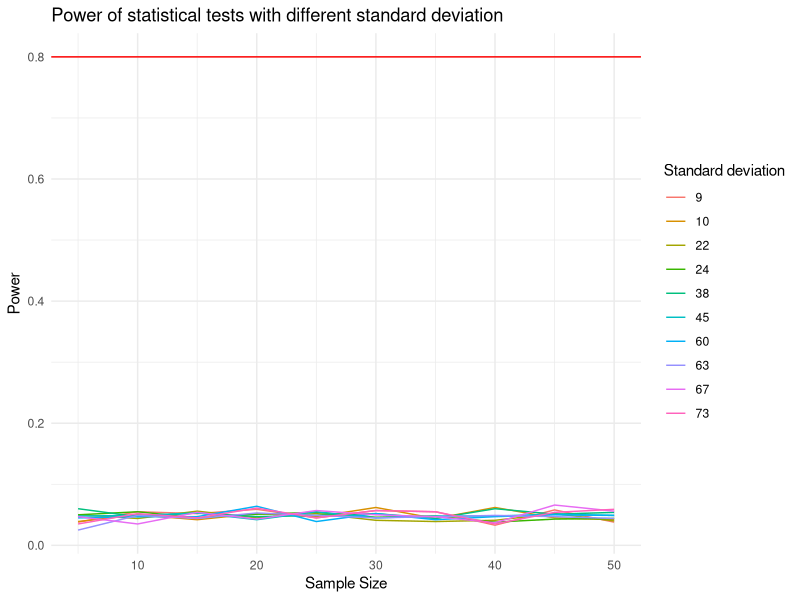
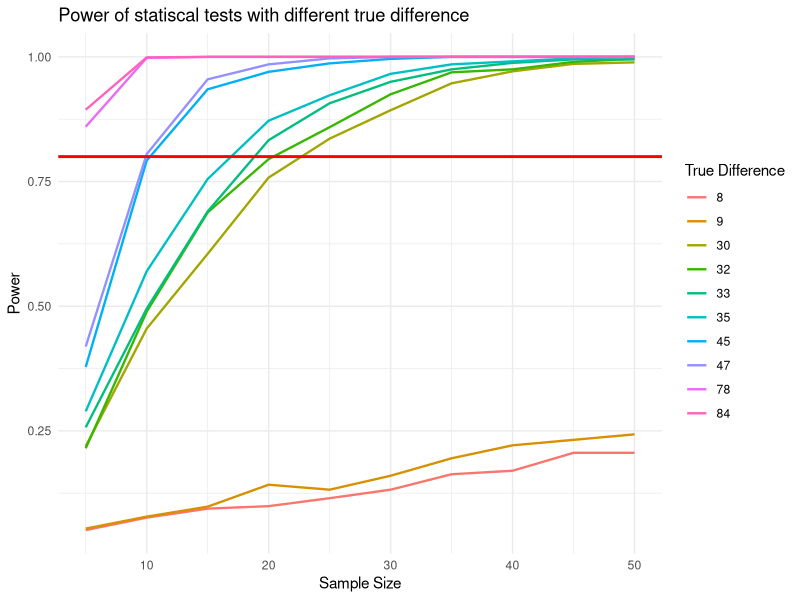
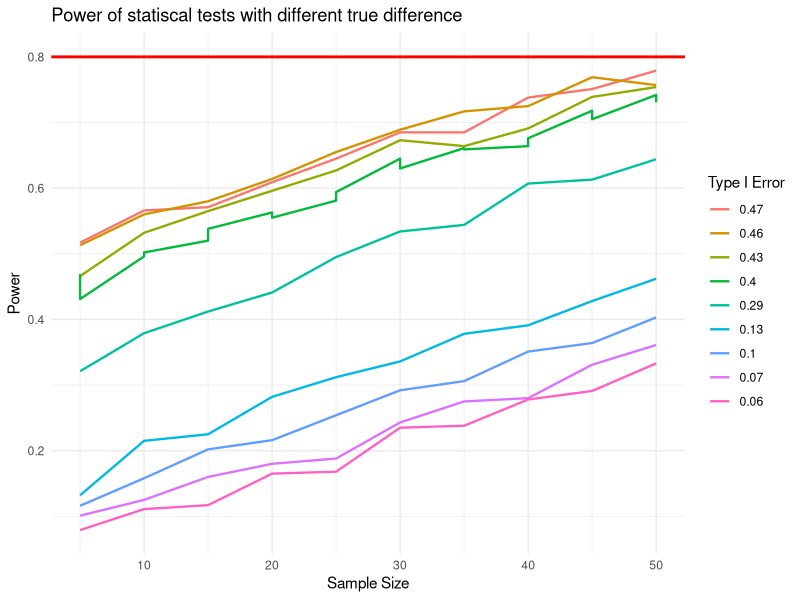

The R script that drew these images, in order:
## ---- chunk 1
#| message: false
#| warning: false

library(tidyverse)
library(ggplot2)
library(tibble)
library(patchwork)
library(forcats)
## ---- chunk 2
power_stat_test <- function(mean1, mean_diff, sd, type_1_error_level, numsims,iter){
  #list of power values after all iterations 
  power_vals <- vector("double",iter)
  #list of sample size value
  sample_size <- vector("numeric",iter)
  #calculate the mean of the second group
  mean2 <- mean1 + mean_diff
  #calculate the standard deviation of the second group
  for (k in 1:iter)  {
    significant <- vector("logical", numsims)
    n1 <- 5 * k
    n2 <- n1
    for (i in 1:numsims) {
      samp1 <- rnorm(n1, mean1, sd)
      samp2 <- rnorm(n2, mean2, sd)
      p_value <- t.test(x = samp1, y = samp2)$p.value
      significant[i] <- (p_value < type_1_error_level)
    }
    power_vals[k] <- mean(significant)
    sample_size[k] <- n1
  }
  return(list(sample_size,power_vals))
}
## ---- chunk 3
mean1 <- 225
iter <- 10
type_1_error_level <- 0.05
numsims <- 1000
sd <- 35
## ---- chunk 4
sd_diff <- sample(5:75,iter)
print(sd_diff)
## ---- chunk 5
#A list storing the results
combined_data <- tibble(n_per_group = numeric(), power = numeric(), sd_diff_val = numeric())
for (val in sd_diff) {
  result <- power_stat_test(mean1, 0, val, type_1_error_level, numsims, iter)
  temp_data <- tibble(n_per_group = result[[1]], power = result[[2]], sd_diff_val = rep(val, length(result[[1]])))
  combined_data <- rbind(combined_data, temp_data)
}

ggplot(combined_data, aes(x = n_per_group, y = power, color = as.factor(sd_diff_val))) +
  geom_line() +
  geom_hline(yintercept = 0.8, color = "red") +
  labs(color = "SD Difference")+
  theme_minimal() +
  labs(x="Sample Size", y = "Power", color="Standard deviation",title="Power of statistical tests with different standard deviation")
## ---- chunk 6
true_diff <- sample(0:100,iter)
print(true_diff)
## ---- chunk 7
combined_data_mean <- tibble(n_per_group = numeric(), power = numeric(), true_diff_val = numeric())
for (val in true_diff) {
  result <- power_stat_test(mean1, val, sd, type_1_error_level, numsims, iter)
  temp_data <- tibble(n_per_group = result[[1]], power = result[[2]], true_diff_val = rep(val, length(result[[1]])))
  combined_data_mean <- rbind(combined_data_mean, temp_data)
}
## ---- chunk 8
ggplot(combined_data_mean, 
       aes(x = n_per_group, 
           y = power,
       color=fct_reorder(as.factor(true_diff_val),power))) +
  geom_line(linewidth=0.8)+
  geom_hline(yintercept = 0.8, color = "red", linewidth=1) +
  labs(x="Sample Size", 
       y = "Power", 
       color="True Difference",
       title="Power of statiscal tests with different true difference")+
  theme_minimal()

## ---- chunk 9
type_1_error_level <- sample(seq(0.01, 0.5, by = 0.01), iter, replace = TRUE)
## ---- chunk 10
combined_data_error <- tibble(n_per_group = numeric(), power = numeric(), error_level = numeric())
type_1_error_level
for (val in type_1_error_level) {
  result <- power_stat_test(mean1,10, sd, val, numsims, iter)
  temp_data <- tibble(n_per_group = result[[1]], power = result[[2]], error_level = rep(val, length(result[[1]])))
  combined_data_error <- rbind(combined_data_error, temp_data)
}
## ---- chunk 11
ggplot(combined_data_error, aes(x = n_per_group, y = power, color = fct_reorder2(as.factor(error_level),n_per_group,power))) +
  geom_line(linewidth=0.8) +
  geom_hline(yintercept = 0.8, color = "red", linewidth=1) +
  labs(color = "Type I Error")+
  labs(x="Sample Size", 
       y = "Power", 
       color="Type I Error",
       title="Power of statiscal tests with different true difference")+
  theme_minimal()

